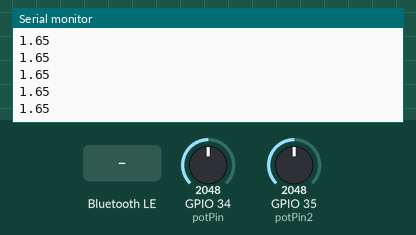
Bench run of a sketch on a simulated ESP32. Parts: the last lines printed to the serial monitor. Inputs (shaded band) come from the test bench; at power-on: GPIO 34 (potPin) = 2048, GPIO 35 (potPin2) = 2048. Nothing arrives over Bluetooth unless stated; a phone connects over Bluetooth LE 3 s after start.

Above: at 1.2 s.
1.3 s: Bluetooth LE write "1" received
2.8 s: GPIO 34 (potPin) set to 2866
At 3.07 s:
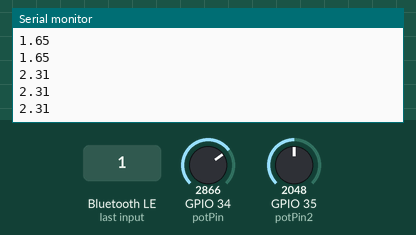
4.3 s: Bluetooth LE write "0" received
5.8 s: GPIO 34 (potPin) set to 3603
At 5.84 s:
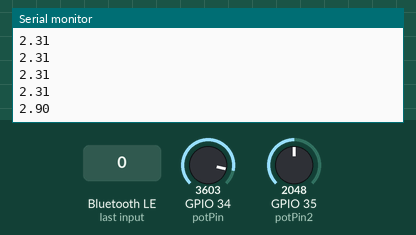
Timing chart, 0 to 8.3 s (numbered marks = the images above; inputs shaded):
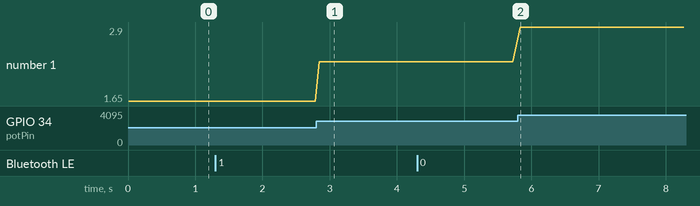

The sketch:

read_multivolt.ino
```cpp
#include <BLEDevice.h>
#include <BLEServer.h>
#include <BLEUtils.h>
#include <BLE2902.h>
#include <Arduino.h>

// Potentiometer is connected to GPIO 34 (Analog ADC1_CH6)
const int potPin = 34;
const int potPin2 = 35;

// variable for storing the potentiometer value
int potValue = 0;
int potValue2 = 0;


BLEServer *pServer = NULL;
BLECharacteristic * pTxCharacteristic;
bool deviceConnected = false;
bool oldDeviceConnected = false;
uint8_t txValue = 0;

#define SERVICE_UUID           "6E400001-B5A3-F393-E0A9-E50E24DCCA9E" // UART service UUID
#define CHARACTERISTIC_UUID_RX "6E400002-B5A3-F393-E0A9-E50E24DCCA9E"
#define CHARACTERISTIC_UUID_TX "6E400003-B5A3-F393-E0A9-E50E24DCCA9E"

class MyServerCallbacks: public BLEServerCallbacks {
    void onConnect(BLEServer* pServer) {
      deviceConnected = true;
    };

    void onDisconnect(BLEServer* pServer) {
      deviceConnected = false;
    }
};

class MyCallbacks: public BLECharacteristicCallbacks {
    void onWrite(BLECharacteristic *pCharacteristic) {
      std::string rxValue = pCharacteristic->getValue();

      if (rxValue.length() > 0) {
        Serial.println("*********");
        Serial.print("Received Value: ");
        for (int i = 0; i < rxValue.length(); i++)
          Serial.print(rxValue[i]);

        Serial.println();
        Serial.println("*********");
      }
    }
};


void setup() {
  Serial.begin(9600);
 Serial.setTimeout(2500);
  BLEDevice::init("Read_Volt");
  BLEDevice::setPower(ESP_PWR_LVL_P7);
  pServer = BLEDevice::createServer();
  pServer->setCallbacks(new MyServerCallbacks());
  BLEService *pService = pServer->createService(SERVICE_UUID);
  pTxCharacteristic = pService->createCharacteristic(
                        CHARACTERISTIC_UUID_TX,
                        BLECharacteristic::PROPERTY_NOTIFY);
  pTxCharacteristic->addDescriptor(new BLE2902());
  BLECharacteristic * pRxCharacteristic = pService->createCharacteristic(
      CHARACTERISTIC_UUID_RX,
      BLECharacteristic::PROPERTY_WRITE);
  pRxCharacteristic->setCallbacks(new MyCallbacks());

  pService->start();
  pServer->getAdvertising()->start();
  Serial.println("Waiting a client connection to notify...");
}

void loop() {
  int lightlevel=analogRead(potPin);
  float voltage=lightlevel*(3.3/4096.0);
  delay (10);
   int lightlevel2=analogRead(potPin2);
  float voltage2=lightlevel2*(3.3/4096.0);
  Serial.println(voltage);
  delay(50);

  if (deviceConnected)
    {
       delay(50);
      // change _VALUEtoSEND_ with your variable name
      sendValue(String(lightlevel));
      sendValue(",");
       sendValue(String(lightlevel2));
   sendValue("\n");

    }
     if (!deviceConnected && oldDeviceConnected) {
    delay(50); // give the bluetooth stack the chance to get things ready
    pServer->startAdvertising(); // restart advertising
    Serial.println("start advertising");
    oldDeviceConnected = deviceConnected;
  }
  // connecting
  if (deviceConnected && !oldDeviceConnected) {
    // do stuff here on connecting
    oldDeviceConnected = deviceConnected;
  }
}

void sendValue(String strMsg)
{
  int i = (strMsg.length() + 1);
  char msg[i] = {};
  strMsg.toCharArray(msg, i);
  pTxCharacteristic->setValue((uint8_t *)msg, strlen(msg));
  pTxCharacteristic->notify();

}
```

Measured:
- after the input at 2.8 s, the serial monitor: prints a new line at once (image 1)
- after the input at 5.8 s, the serial monitor: prints a new line at once (image 2)
- plotted number 1: 1.65 → 2.31 after the input at 2.8 s, 2.31 → 2.9 after the input at 5.8 s
